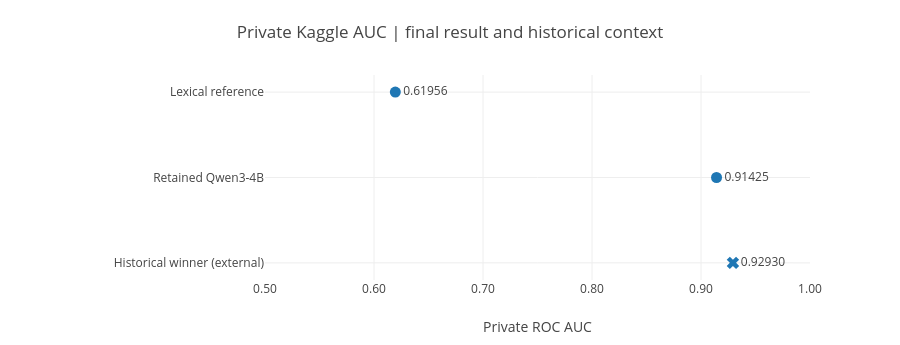

The notebook cell this image was saved under:
### Markdown cell above
## 1 | How good is the result?

The final model delivers strong ranking performance and a substantial end-to-end improvement. The difference from the documented historical winner is **0.01505 AUC units**, or **1.505 percentage points** on the AUC scale. That is a concrete comparison, not an inferred rank or percentile.

AUC is not accuracy: the result does not mean 91.425% of comments were classified correctly. Both project entries are late evaluations, so neither an original competition placement nor a medal is claimed. The historical winner is an external benchmark, not a reproduced model.

### Code cell
def evidence_plot(labels, values, title, x_label, limits, external=()):
    """Render matching Plotly and SVG dot plots on the same explicit scale."""
    height = 150 + 65 * len(labels)
    symbols = ["x" if i in external else "circle" for i in range(len(labels))]
    fig = go.Figure(go.Scatter(
        x=values, y=labels, mode="markers+text", text=[f"{v:.5f}" for v in values],
        textposition="middle right", marker=dict(size=11, symbol=symbols),
        hovertemplate="%{y}<br>AUC: %{x:.5f}<extra></extra>"))
    fig.update_layout(template="none", title=title, height=height,
        margin=dict(l=265, r=90, t=75, b=65), showlegend=False,
        xaxis=dict(title=x_label, range=limits, tickformat=".2f"),
        yaxis=dict(autorange="reversed", automargin=True))
    left, right, top, bottom = 295, 795, 95, height - 70
    xmin, xmax = limits
    def position(value):
        return left + (right - left) * (value - xmin) / (xmax - xmin)
    parts = [f'<svg xmlns="http://www.w3.org/2000/svg" viewBox="0 0 900 {height}" role="img">',
        f'<title>{html.escape(title)}</title>',
        f'<text x="20" y="30" font-size="19">{html.escape(title)}</text>',
        f'<line x1="{left}" y1="{bottom}" x2="{right}" y2="{bottom}" stroke="currentColor"/>']
    for i in range(6):
        value = xmin + (xmax - xmin) * i / 5
        x = position(value)
        parts.append(f'<text x="{x:.2f}" y="{bottom + 22}" text-anchor="middle" font-size="13">{value:.2f}</text>')
    for i, (label, value) in enumerate(zip(labels, values)):
        y = top + 65 * i
        x = position(value)
        parts.append(f'<text x="20" y="{y + 5}" font-size="14">{html.escape(label)}</text>')
        if i in external:
            parts.append(f'<path d="M{x-5:.2f},{y-5} L{x+5:.2f},{y+5} M{x-5:.2f},{y+5} L{x+5:.2f},{y-5}" stroke="currentColor" stroke-width="2"/>')
        else:
            parts.append(f'<circle cx="{x:.2f}" cy="{y}" r="5"/>')
        parts.append(f'<text x="{x + 12:.2f}" y="{y + 5}" font-size="14">{value:.5f}</text>')
    parts.append(f'<text x="{(left+right)/2}" y="{height-15}" text-anchor="middle" font-size="14">{html.escape(x_label)}</text></svg>')
    figure = json.loads(fig.to_json())
    display({"application/vnd.plotly.v1+json": figure, "image/svg+xml": "".join(parts)}, raw=True)
    return figure

score_plot = evidence_plot(
    ["Lexical reference", "Retained Qwen3-4B", "Historical winner (external)"],
    [final["baseline_private_auc"], final["private_auc"], final["historical_winner_private_auc"]],
    "Private Kaggle AUC | final result and historical context", "Private ROC AUC", [0.50, 1.00], external=(2,))
assert abs(final["private_auc"] - final["baseline_private_auc"] - final["private_auc_gain"]) < 1e-12
assert abs(final["historical_winner_private_auc"] - final["private_auc"] - final["gap_to_historical_winner"]) < 1e-12
print(f"Private improvement: +{final['private_auc_gain']:.5f} AUC")
print(f"Gap to historical winning score: {final['gap_to_historical_winner']:.5f} AUC")

### Figure 1 — Plotly figure (JSON) as saved in the notebook; plotly's stock layout.template omitted (floating-point values rounded to 4 significant figures)
{"data": [{"hovertemplate": "%{y}<br>AUC: %{x:.5f}<extra></extra>", "marker": {"size": 11, "symbol": ["circle", "circle", "x"]}, "mode": "markers+text", "text": ["0.61956", "0.91425", "0.92930"], "textposition": "middle right", "type": "scatter", "x": [0.6196, 0.9143, 0.9293], "y": ["Lexical reference", "Retained Qwen3-4B", "Historical winner (external)"]}], "layout": {"height": 345, "margin": {"b": 65, "l": 265, "r": 90, "t": 75}, "showlegend": false, "title": {"text": "Private Kaggle AUC | final result and historical context"}, "xaxis": {"range": [0.5, 1], "tickformat": ".2f", "title": {"text": "Private ROC AUC"}}, "yaxis": {"automargin": true, "autorange": "reversed"}}}
